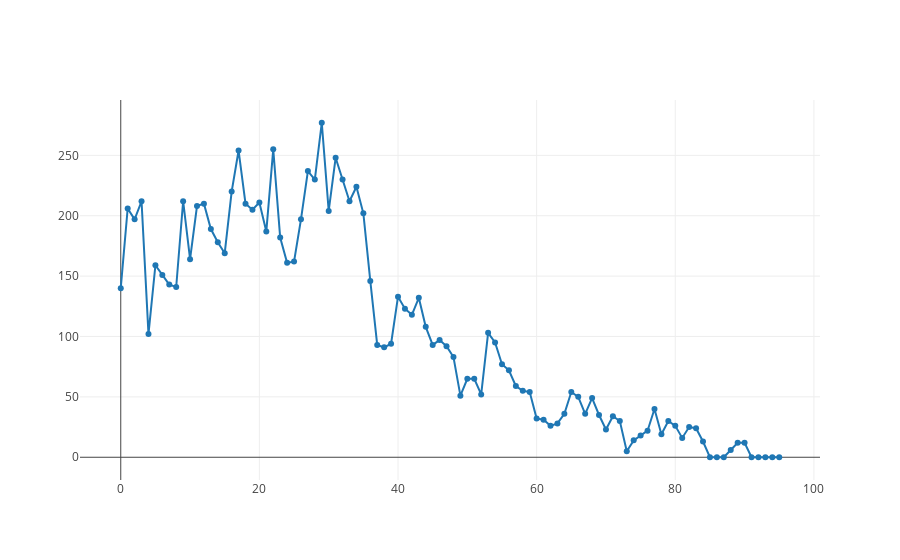

Notebook code for this chart:
### Code cell
// console.log(time_series)
console.log(time_series.sort())
openDigger.render.plotly([
        {y: time_series.map(d => d[2]) ,mode: 'lines+markers', name: 'activity'}
    ], );

### Figure 1 — Plotly figure (JSON) as saved in the notebook; plotly's stock layout.template omitted (floating-point values rounded to 4 significant figures)
{"data": [{"mode": "lines+markers", "name": "activity", "y": [140, 206, 197, 212, 102, 159, 151, 143, 141, 212, 164, 208, 210, 189, 178, 169, 220, 254, 210, 205, 211, 187, 255, 182, 161, 162, 197, 237, 230, 277, 204, 248, 230, 212, 224, 202, 146, 93, 91, 94, 133, 123, 118, 132, 108, 93, 97, 92, 83, 51, 65, 65, 52, 103, 95, 77, 72, 59, 55, 54, 32, 31, 26, 28, 36, 54, 50, 36, 49, 35, 23, 34, 30, 5, 14, 18, 22, 40, 19, 30, 26, 16, 25, 24, 13, 0, 0, 0, 6, 12, 12, 0, 0, 0, 0, 0]}], "layout": {}}
